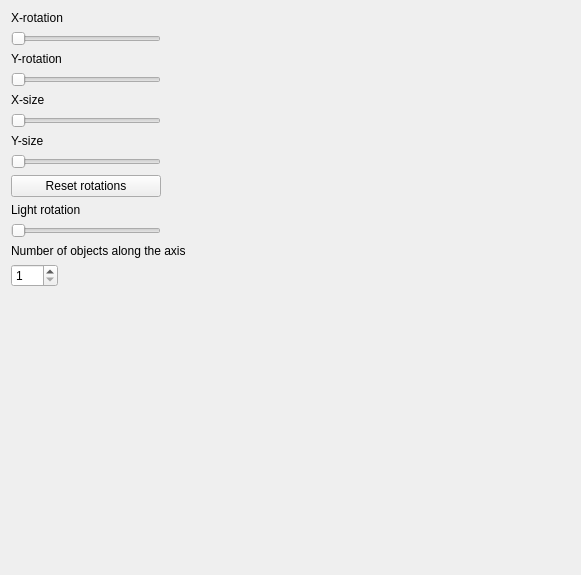
<?xml version="1.0" encoding="UTF-8"?>
<ui version="4.0">
 <class>Sc11ManyCubesLMOptionsForm</class>
 <widget class="QWidget" name="Sc11ManyCubesLMOptionsForm">
  <property name="geometry">
   <rect>
    <x>0</x>
    <y>0</y>
    <width>581</width>
    <height>575</height>
   </rect>
  </property>
  <property name="windowTitle">
   <string>Form</string>
  </property>
  <layout class="QVBoxLayout" name="verticalLayout">
   <item>
    <widget class="QLabel" name="xRotationSliderLabel">
     <property name="text">
      <string>X-rotation</string>
     </property>
    </widget>
   </item>
   <item>
    <widget class="QSlider" name="xRotationSlider">
     <property name="sizePolicy">
      <sizepolicy hsizetype="Fixed" vsizetype="Fixed">
       <horstretch>0</horstretch>
       <verstretch>0</verstretch>
      </sizepolicy>
     </property>
     <property name="minimumSize">
      <size>
       <width>150</width>
       <height>0</height>
      </size>
     </property>
     <property name="baseSize">
      <size>
       <width>0</width>
       <height>0</height>
      </size>
     </property>
     <property name="maximum">
      <number>100</number>
     </property>
     <property name="orientation">
      <enum>Qt::Horizontal</enum>
     </property>
    </widget>
   </item>
   <item>
    <widget class="QLabel" name="yRotationSliderLabel">
     <property name="text">
      <string>Y-rotation</string>
     </property>
    </widget>
   </item>
   <item>
    <widget class="QSlider" name="yRotationSlider">
     <property name="sizePolicy">
      <sizepolicy hsizetype="Fixed" vsizetype="Fixed">
       <horstretch>0</horstretch>
       <verstretch>0</verstretch>
      </sizepolicy>
     </property>
     <property name="minimumSize">
      <size>
       <width>150</width>
       <height>0</height>
      </size>
     </property>
     <property name="baseSize">
      <size>
       <width>0</width>
       <height>0</height>
      </size>
     </property>
     <property name="maximum">
      <number>100</number>
     </property>
     <property name="orientation">
      <enum>Qt::Horizontal</enum>
     </property>
    </widget>
   </item>
   <item>
    <widget class="QLabel" name="xSizeSliderLabel">
     <property name="text">
      <string>X-size</string>
     </property>
    </widget>
   </item>
   <item>
    <widget class="QSlider" name="xSizeSlider">
     <property name="sizePolicy">
      <sizepolicy hsizetype="Fixed" vsizetype="Fixed">
       <horstretch>0</horstretch>
       <verstretch>0</verstretch>
      </sizepolicy>
     </property>
     <property name="minimumSize">
      <size>
       <width>150</width>
       <height>0</height>
      </size>
     </property>
     <property name="minimum">
      <number>100</number>
     </property>
     <property name="maximum">
      <number>1000</number>
     </property>
     <property name="orientation">
      <enum>Qt::Horizontal</enum>
     </property>
    </widget>
   </item>
   <item>
    <widget class="QLabel" name="ySizeSliderLabel">
     <property name="text">
      <string>Y-size</string>
     </property>
    </widget>
   </item>
   <item>
    <widget class="QSlider" name="ySizeSlider">
     <property name="sizePolicy">
      <sizepolicy hsizetype="Fixed" vsizetype="Fixed">
       <horstretch>0</horstretch>
       <verstretch>0</verstretch>
      </sizepolicy>
     </property>
     <property name="minimumSize">
      <size>
       <width>150</width>
       <height>0</height>
      </size>
     </property>
     <property name="minimum">
      <number>100</number>
     </property>
     <property name="maximum">
      <number>1000</number>
     </property>
     <property name="orientation">
      <enum>Qt::Horizontal</enum>
     </property>
    </widget>
   </item>
   <item>
    <widget class="QPushButton" name="resetRotationsPushButton">
     <property name="sizePolicy">
      <sizepolicy hsizetype="Fixed" vsizetype="Fixed">
       <horstretch>0</horstretch>
       <verstretch>0</verstretch>
      </sizepolicy>
     </property>
     <property name="minimumSize">
      <size>
       <width>150</width>
       <height>0</height>
      </size>
     </property>
     <property name="text">
      <string>Reset rotations</string>
     </property>
    </widget>
   </item>
   <item>
    <widget class="QLabel" name="lightRotationSliderLabel">
     <property name="text">
      <string>Light rotation</string>
     </property>
    </widget>
   </item>
   <item>
    <widget class="QSlider" name="lightRotationSlider">
     <property name="sizePolicy">
      <sizepolicy hsizetype="Fixed" vsizetype="Fixed">
       <horstretch>0</horstretch>
       <verstretch>0</verstretch>
      </sizepolicy>
     </property>
     <property name="minimumSize">
      <size>
       <width>150</width>
       <height>0</height>
      </size>
     </property>
     <property name="maximum">
      <number>360</number>
     </property>
     <property name="orientation">
      <enum>Qt::Horizontal</enum>
     </property>
    </widget>
   </item>
   <item>
    <widget class="QLabel" name="diagonalSpinBoxLabel">
     <property name="text">
      <string>Number of objects along the axis</string>
     </property>
    </widget>
   </item>
   <item>
    <widget class="QSpinBox" name="diagonalSpinBox">
     <property name="sizePolicy">
      <sizepolicy hsizetype="Fixed" vsizetype="Fixed">
       <horstretch>0</horstretch>
       <verstretch>0</verstretch>
      </sizepolicy>
     </property>
     <property name="minimum">
      <number>1</number>
     </property>
     <property name="maximum">
      <number>256</number>
     </property>
     <property name="singleStep">
      <number>1</number>
     </property>
    </widget>
   </item>
   <item>
    <spacer name="verticalSpacer_2">
     <property name="orientation">
      <enum>Qt::Vertical</enum>
     </property>
     <property name="sizeType">
      <enum>QSizePolicy::Expanding</enum>
     </property>
     <property name="sizeHint" stdset="0">
      <size>
       <width>20</width>
       <height>20</height>
      </size>
     </property>
    </spacer>
   </item>
  </layout>
 </widget>
 <resources/>
 <connections/>
</ui>
